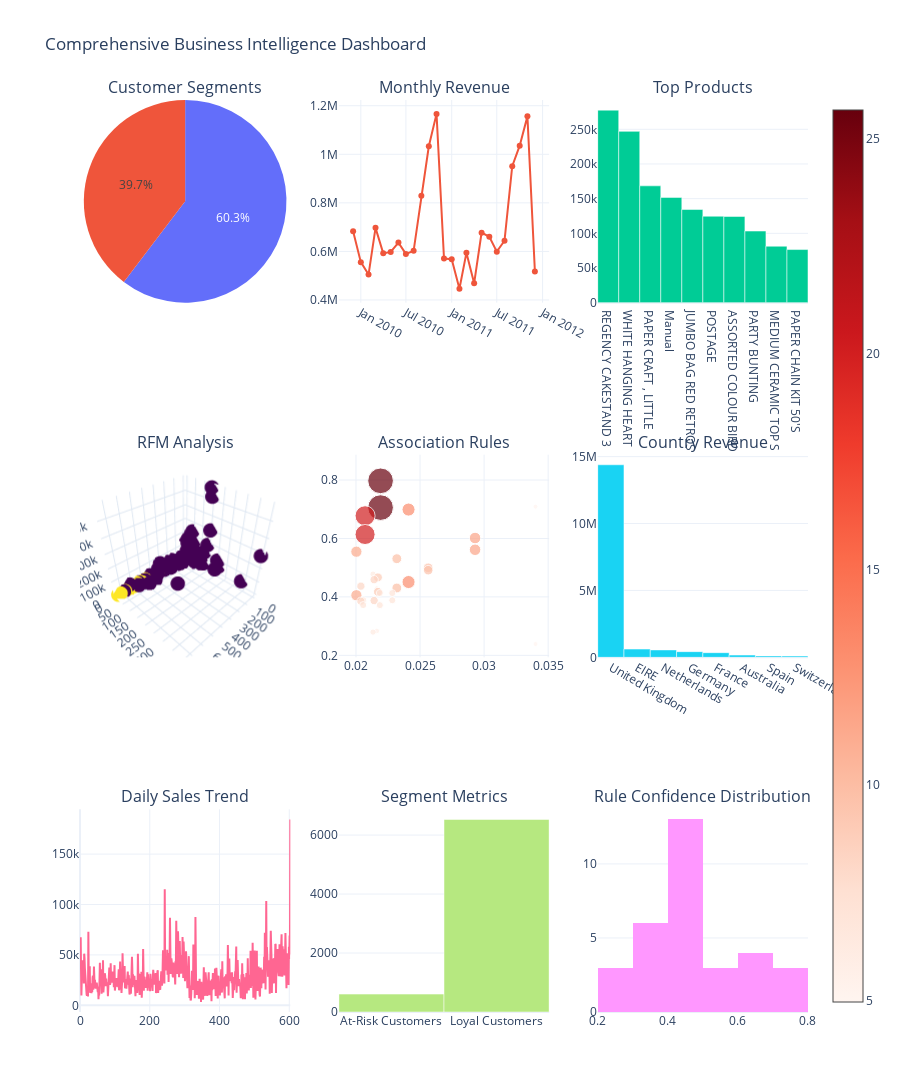

Source (notebook cell):
### Code cell
# 9. INTERACTIVE DASHBOARD CREATION
print("9. CREATING INTERACTIVE DASHBOARD")

# Create a simple interactive dashboard using Plotly
def create_interactive_dashboard():
    fig = make_subplots(
        rows=3, cols=3,
        subplot_titles=('Customer Segments', 'Monthly Revenue', 'Top Products',
                       'RFM Analysis', 'Association Rules', 'Country Revenue',
                       'Daily Sales Trend', 'Segment Metrics', 'Rule Confidence Distribution'),
        specs=[[{"type": "pie"}, {"type": "scatter"}, {"type": "bar"}],
              [{"type": "scatter3d"}, {"type": "scatter"}, {"type": "bar"}],
              [{"type": "scatter"}, {"type": "bar"}, {"type": "histogram"}]]
    )
    
    # Customer segments pie chart
    fig.add_trace(go.Pie(labels=segment_counts.index, values=segment_counts.values, name="Segments"),
                 row=1, col=1)
    
    # Monthly revenue
    fig.add_trace(go.Scatter(x=monthly_revenue['Month'], y=monthly_revenue['Revenue'],
                            mode='lines+markers', name='Revenue'),
                 row=1, col=2)
    
    # Top products
    fig.add_trace(go.Bar(x=top_products['Description'].str[:20], y=top_products['TotalRevenue'],
                        name='Product Revenue'),
                 row=1, col=3)
    
    # 3D RFM scatter
    fig.add_trace(go.Scatter3d(x=customer_segments['Recency'], 
                              y=customer_segments['Frequency'],
                              z=customer_segments['Monetary'],
                              mode='markers',
                              marker=dict(size=5, color=customer_segments['Cluster'],
                                        colorscale='viridis'),
                              name='RFM Clusters'),
                 row=2, col=1)
    
    # Association rules
    fig.add_trace(go.Scatter(x=association_rules_df['support'], 
                            y=association_rules_df['confidence'],
                            mode='markers',
                            marker=dict(size=association_rules_df['lift'],
                                      color=association_rules_df['lift'],
                                      colorscale='reds',
                                      showscale=True),
                            name='Association Rules'),
                 row=2, col=2)
    
    # Country revenue
    fig.add_trace(go.Bar(x=country_revenue.nlargest(8, 'TotalRevenue')['Country'],
                        y=country_revenue.nlargest(8, 'TotalRevenue')['TotalRevenue'],
                        name='Country Revenue'),
                 row=2, col=3)
    
    # Daily sales trend
    fig.add_trace(go.Scatter(x=daily_sales.index, y=daily_sales['DailyRevenue'],
                            mode='lines', name='Daily Sales'),
                 row=3, col=1)
    
    # Segment metrics
    fig.add_trace(go.Bar(x=segment_metrics['Segment'], y=segment_metrics['Monetary'],
                        name='Segment Value'),
                 row=3, col=2)
    
    # Rule confidence distribution
    fig.add_trace(go.Histogram(x=association_rules_df['confidence'],
                              name='Confidence Distribution'),
                 row=3, col=3)
    
    fig.update_layout(height=1200, title_text="Comprehensive Business Intelligence Dashboard",
                     showlegend=False)
    return fig

dashboard = create_interactive_dashboard()
dashboard.show()

### Figure 1 — Plotly figure (JSON) as saved in the notebook; plotly's stock layout.template omitted (floating-point values rounded to 4 significant figures; data arrays with more than 128 entries replaced by an {"elided": "..."} marker saying what was removed)
{"data": [{"domain": {"x": [0, 0.2889], "y": [0.7778, 1]}, "labels": ["At-Risk Customers", "Loyal Customers"], "name": "Segments", "type": "pie", "values": [3547, 2331]}, {"mode": "lines+markers", "name": "Revenue", "type": "scatter", "x": ["2009-12-01T00:00:00.000000000", "2010-01-01T00:00:00.000000000", "2010-02-01T00:00:00.000000000", "2010-03-01T00:00:00.000000000", "2010-04-01T00:00:00.000000000", "2010-05-01T00:00:00.000000000", "2010-06-01T00:00:00.000000000", "2010-07-01T00:00:00.000000000", "2010-08-01T00:00:00.000000000", "2010-09-01T00:00:00.000000000", "2010-10-01T00:00:00.000000000", "2010-11-01T00:00:00.000000000", "2010-12-01T00:00:00.000000000", "2011-01-01T00:00:00.000000000", "2011-02-01T00:00:00.000000000", "2011-03-01T00:00:00.000000000", "2011-04-01T00:00:00.000000000", "2011-05-01T00:00:00.000000000", "2011-06-01T00:00:00.000000000", "2011-07-01T00:00:00.000000000", "2011-08-01T00:00:00.000000000", "2011-09-01T00:00:00.000000000", "2011-10-01T00:00:00.000000000", "2011-11-01T00:00:00.000000000", "2011-12-01T00:00:00.000000000"], "xaxis": "x", "y": [683500.0, 555800.0, 504600.0, 697000.0, 592000.0, 597800.0, 636400.0, 589700.0, 602200.0, 829000.0, 1033000.0, 1166000.0, 570400.0, 568100.0, 446100.0, 594100.0, 468400.0, 677400.0, 660000.0, 599000.0, 644100.0, 950700.0, 1036000.0, 1156000.0, 517200.0], "yaxis": "y"}, {"name": "Product Revenue", "type": "bar", "x": ["REGENCY CAKESTAND 3 ", "WHITE HANGING HEART ", "PAPER CRAFT , LITTLE", "Manual", "JUMBO BAG RED RETROS", "POSTAGE", "ASSORTED COLOUR BIRD", "PARTY BUNTING", "MEDIUM CERAMIC TOP S", "PAPER CHAIN KIT 50'S"], "xaxis": "x2", "y": [277700.0, 247000.0, 168500.0, 151800.0, 134300.0, 124600.0, 124400.0, 103300.0, 81420.0, 76600.0], "yaxis": "y2"}, {"marker": {"color": {"elided": "5878 int values"}, "colorscale": [[0, "#440154"], [0.1111, "#482878"], [0.2222, "#3e4989"], [0.3333, "#31688e"], [0.4444, "#26828e"], [0.5556, "#1f9e89"], [0.6667, "#35b779"], [0.7778, "#6ece58"], [0.8889, "#b5de2b"], [1, "#fde725"]], "size": 5}, "mode": "markers", "name": "RFM Clusters", "scene": "scene", "type": "scatter3d", "x": {"elided": "5878 int values"}, "y": {"elided": "5878 int values"}, "z": {"elided": "5878 float values"}}, {"marker": {"color": [25.66, 4.967, 25.66, 13.07, 20.08, 20.08, 11.52, 11.52, 11.23, 9.852, 9.575, 9.575, 6.261, 8.968, 8.301, 13.07, 8.258, 9.852, 5.61, 8.968, 7.029, 7.025, 11.23, 7.031, 7.025, 8.301, 8.258, 7.031, 7.029, 5.61, 6.261, 4.967], "colorscale": [[0, "rgb(255,245,240)"], [0.125, "rgb(254,224,210)"], [0.25, "rgb(252,187,161)"], [0.375, "rgb(252,146,114)"], [0.5, "rgb(251,106,74)"], [0.625, "rgb(239,59,44)"], [0.75, "rgb(203,24,29)"], [0.875, "rgb(165,15,21)"], [1, "rgb(103,0,13)"]], "showscale": true, "size": [25.66, 4.967, 25.66, 13.07, 20.08, 20.08, 11.52, 11.52, 11.23, 9.852, 9.575, 9.575, 6.261, 8.968, 8.301, 13.07, 8.258, 9.852, 5.61, 8.968, 7.029, 7.025, 11.23, 7.031, 7.025, 8.301, 8.258, 7.031, 7.029, 5.61, 6.261, 4.967]}, "mode": "markers", "name": "Association Rules", "type": "scatter", "x": [0.02192, 0.03401, 0.02192, 0.0241, 0.02071, 0.02071, 0.02929, 0.02929, 0.02003, 0.02319, 0.02564, 0.02564, 0.02133, 0.02171, 0.02142, 0.0241, 0.02039, 0.02319, 0.02162, 0.02171, 0.02186, 0.02283, 0.02003, 0.02056, 0.02283, 0.02142, 0.02039, 0.02056, 0.02186, 0.02162, 0.02133, 0.03401], "xaxis": "x3", "y": [0.7972, 0.7087, 0.7056, 0.6989, 0.6776, 0.6136, 0.6015, 0.5613, 0.5547, 0.5307, 0.4997, 0.4912, 0.4779, 0.4667, 0.4589, 0.4509, 0.4368, 0.4304, 0.4282, 0.4172, 0.4133, 0.413, 0.4056, 0.3887, 0.3884, 0.3874, 0.3854, 0.3719, 0.3718, 0.2833, 0.2795, 0.2384], "yaxis": "y3"}, {"name": "Country Revenue", "type": "bar", "x": ["United Kingdom", "EIRE", "Netherlands", "Germany", "France", "Australia", "Spain", "Switzerland"], "xaxis": "x4", "y": [14390000.0, 616600.0, 554000.0, 425000.0, 348800.0, 169300.0, 108300.0, 100100.0], "yaxis": "y4"}, {"mode": "lines", "name": "Daily Sales", "type": "scatter", "x": {"elided": "604 int values"}, "xaxis": "x5", "y": {"elided": "604 float values"}, "yaxis": "y5"}, {"name": "Segment Value", "type": "bar", "x": ["At-Risk Customers", "Loyal Customers"], "xaxis": "x6", "y": [607.5, 6529.0], "yaxis": "y6"}, {"name": "Confidence Distribution", "type": "histogram", "x": [0.7972, 0.7087, 0.7056, 0.6989, 0.6776, 0.6136, 0.6015, 0.5613, 0.5547, 0.5307, 0.4997, 0.4912, 0.4779, 0.4667, 0.4589, 0.4509, 0.4368, 0.4304, 0.4282, 0.4172, 0.4133, 0.413, 0.4056, 0.3887, 0.3884, 0.3874, 0.3854, 0.3719, 0.3718, 0.2833, 0.2795, 0.2384], "xaxis": "x7", "yaxis": "y7"}], "layout": {"annotations": [{"font": {"size": 16}, "showarrow": false, "text": "Customer Segments", "x": 0.1444, "xanchor": "center", "xref": "paper", "y": 1, "yanchor": "bottom", "yref": "paper"}, {"font": {"size": 16}, "showarrow": false, "text": "Monthly Revenue", "x": 0.5, "xanchor": "center", "xref": "paper", "y": 1, "yanchor": "bottom", "yref": "paper"}, {"font": {"size": 16}, "showarrow": false, "text": "Top Products", "x": 0.8556, "xanchor": "center", "xref": "paper", "y": 1, "yanchor": "bottom", "yref": "paper"}, {"font": {"size": 16}, "showarrow": false, "text": "RFM Analysis", "x": 0.1444, "xanchor": "center", "xref": "paper", "y": 0.6111, "yanchor": "bottom", "yref": "paper"}, {"font": {"size": 16}, "showarrow": false, "text": "Association Rules", "x": 0.5, "xanchor": "center", "xref": "paper", "y": 0.6111, "yanchor": "bottom", "yref": "paper"}, {"font": {"size": 16}, "showarrow": false, "text": "Country Revenue", "x": 0.8556, "xanchor": "center", "xref": "paper", "y": 0.6111, "yanchor": "bottom", "yref": "paper"}, {"font": {"size": 16}, "showarrow": false, "text": "Daily Sales Trend", "x": 0.1444, "xanchor": "center", "xref": "paper", "y": 0.2222, "yanchor": "bottom", "yref": "paper"}, {"font": {"size": 16}, "showarrow": false, "text": "Segment Metrics", "x": 0.5, "xanchor": "center", "xref": "paper", "y": 0.2222, "yanchor": "bottom", "yref": "paper"}, {"font": {"size": 16}, "showarrow": false, "text": "Rule Confidence Distribution", "x": 0.8556, "xanchor": "center", "xref": "paper", "y": 0.2222, "yanchor": "bottom", "yref": "paper"}], "height": 1200, "scene": {"domain": {"x": [0, 0.2889], "y": [0.3889, 0.6111]}}, "showlegend": false, "title": {"text": "Comprehensive Business Intelligence Dashboard"}, "xaxis": {"anchor": "y", "domain": [0.3556, 0.6444]}, "xaxis2": {"anchor": "y2", "domain": [0.7111, 1]}, "xaxis3": {"anchor": "y3", "domain": [0.3556, 0.6444]}, "xaxis4": {"anchor": "y4", "domain": [0.7111, 1]}, "xaxis5": {"anchor": "y5", "domain": [0, 0.2889]}, "xaxis6": {"anchor": "y6", "domain": [0.3556, 0.6444]}, "xaxis7": {"anchor": "y7", "domain": [0.7111, 1]}, "yaxis": {"anchor": "x", "domain": [0.7778, 1]}, "yaxis2": {"anchor": "x2", "domain": [0.7778, 1]}, "yaxis3": {"anchor": "x3", "domain": [0.3889, 0.6111]}, "yaxis4": {"anchor": "x4", "domain": [0.3889, 0.6111]}, "yaxis5": {"anchor": "x5", "domain": [0, 0.2222]}, "yaxis6": {"anchor": "x6", "domain": [0, 0.2222]}, "yaxis7": {"anchor": "x7", "domain": [0, 0.2222]}}}
